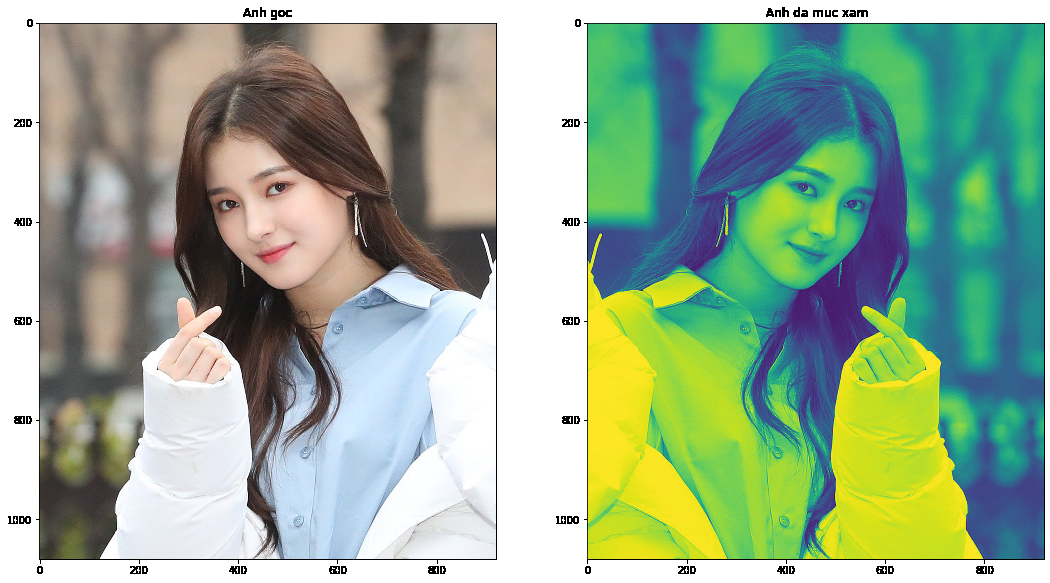
#> input picture images/hotgirl.png, 1050 x 583 px
$ python -i taLibs_Image_Processing_utils.py   (imports and definitions only)   (older library calls are emulated)
#> lines starting #> are read from the running program, lines starting #| are printed output that depends on the picture
from pylab import *
# [19 lines left out: function TA_Imshow_imgs, not called in this run]


import cv2
#bgr = cv2.imread(imgFn)
#bgr=bgr[500:1800,1000:2200,:]

def enh_CLAHE(bgr,tileGridSize=(8,8)):
    # https://stackoverflow.com/questions/25008458/how-to-apply-clahe-on-rgb-color-images
    lab = cv2.cvtColor(bgr, cv2.COLOR_BGR2LAB)
    lab_planes = cv2.split(lab)
    clahe = cv2.createCLAHE(clipLimit=2.0,tileGridSize=tileGridSize)
    lab_planes[0] = clahe.apply(lab_planes[0])
    lab = cv2.merge(lab_planes)
    bgr1 = cv2.cvtColor(lab, cv2.COLOR_LAB2BGR)
    return bgr1

# img = cv2.imread(imgFn,0)
# [29 lines left out: functions TA_equalizeHist, build_filters, Gabor, TA_Binary, not called in this run]


sss="""
#================TA_Imshow_imgs============================================================
import cv2
from IPython.display import clear_output
!wget -O test.jpg "https://img2.thuthuatphanmem.vn/uploads/2019/01/04/hinh-anh-hot-girl-dep_025104603.jpg"
clear_output()
fn="test.jpg"
img1 = cv2.imread(fn)
img2 = cv2.cvtColor(img1, cv2.COLOR_BGR2GRAY)
TA_Imshow_imgs([img1,img2],Title="Anh goc, Anh da muc xam",figsize=(10,5))
#================enh_CLAHE============================================================
bgr1=enh_CLAHE(bgr)
TA_Imshow_imgs([bgr,bgr1])
#================TA_equalizeHist============================================================
equHis=TA_equalizeHist(bgr1)
TA_Imshow_imgs([bgr1,equHis[...,::-1]],bgrImg=True,cmap='gray')

res_His=  TA_equalizeHist(res)
filters = build_filters()
res_gabor    = Gabor(res, filters)
equHis_Gabor = Gabor(res_His, filters)
TA_Imshow_imgs([res,res_His],bgrImg=True,cmap='gray')
TA_Imshow_imgs([res,res_gabor,equHis_Gabor],bgrImg=True,cmap='gray',figsize=(18,12))
#================TA_Binary============================================================
res_bin=TA_Binary(res)
TA_Imshow_imgs( [res ,res_bin],bgrImg=True,cmap='gray',figsize=(12,8),Title="res ,res_bin")

"""
# [1 line not run here, left out]

>>> import cv2
>>> picture = cv2.imread('images/hotgirl.png', cv2.IMREAD_GRAYSCALE)
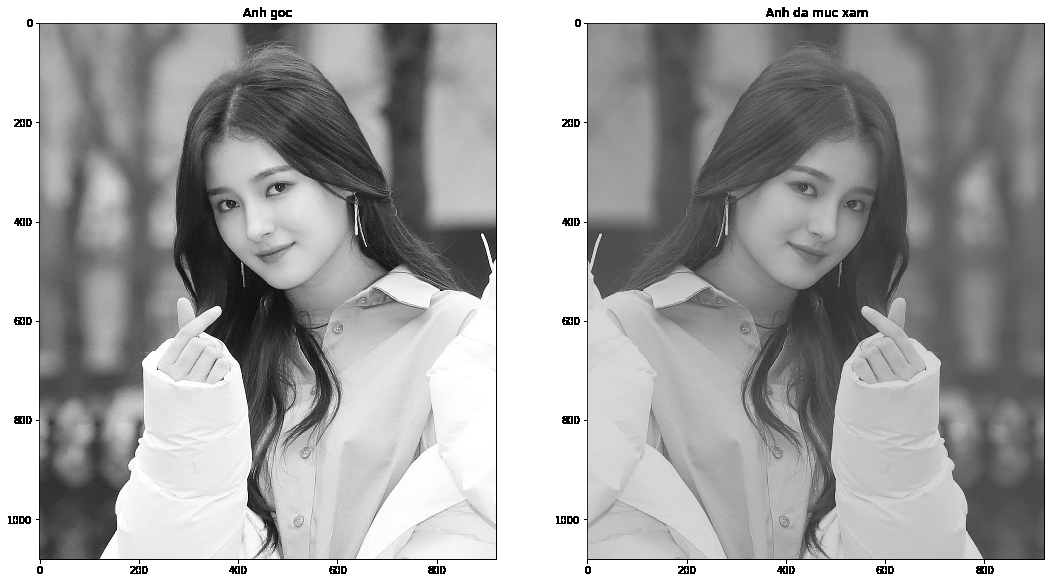
#> picture: shape (583, 1050); min 0, max 255, mean 164.1
>>> result = enh_CLAHE(picture)
#> (the run stopped early here; a loop or call above may not have finished)
